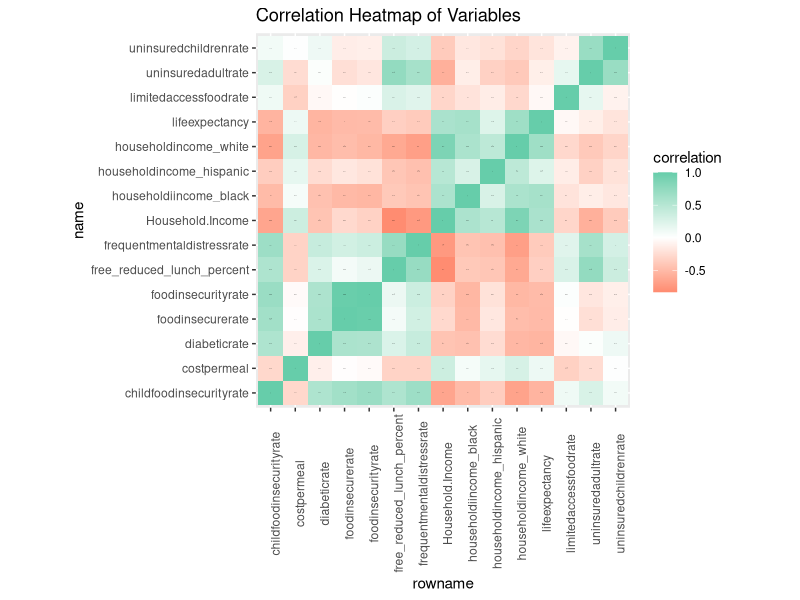
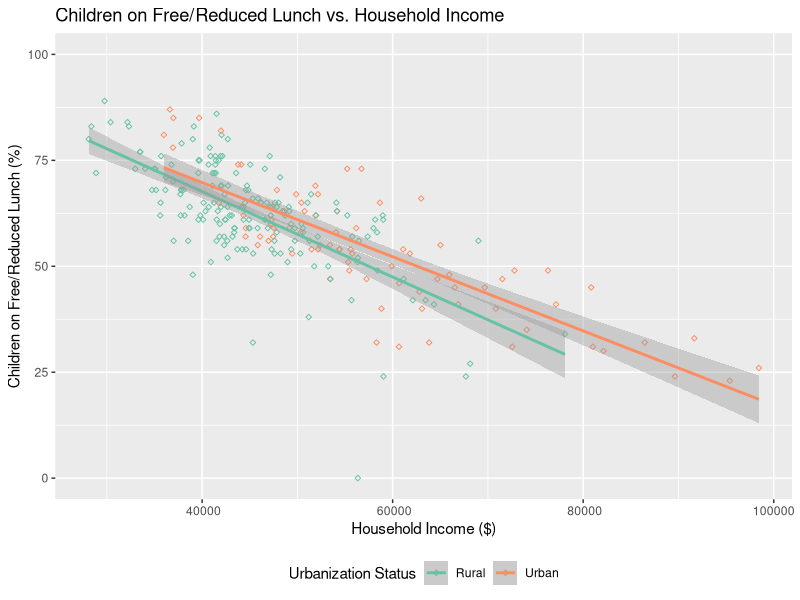
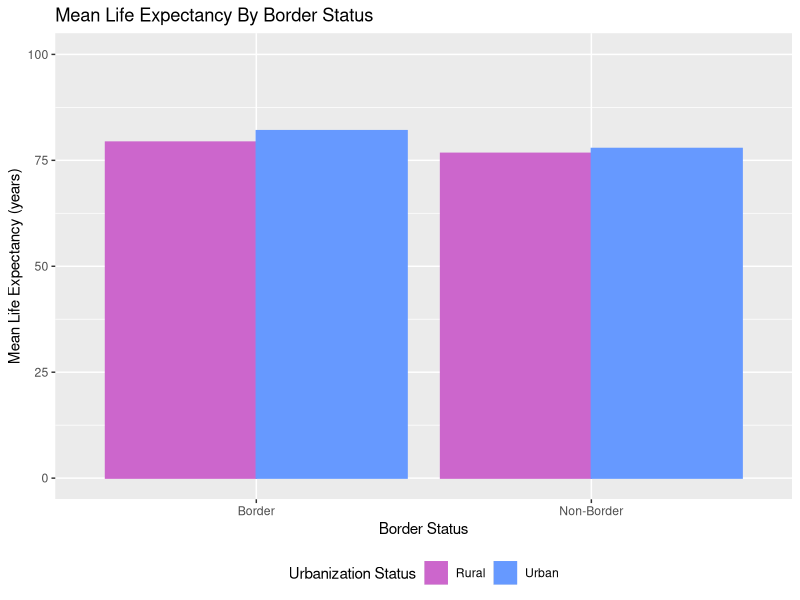
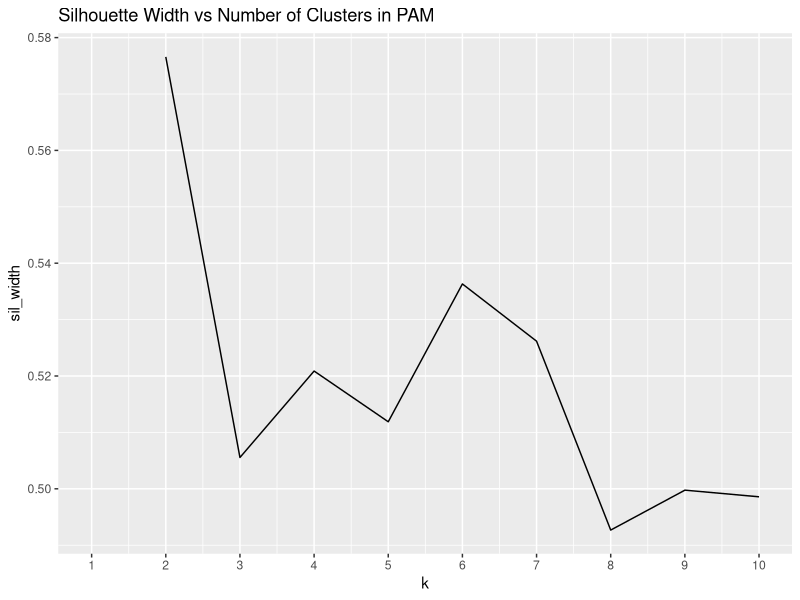
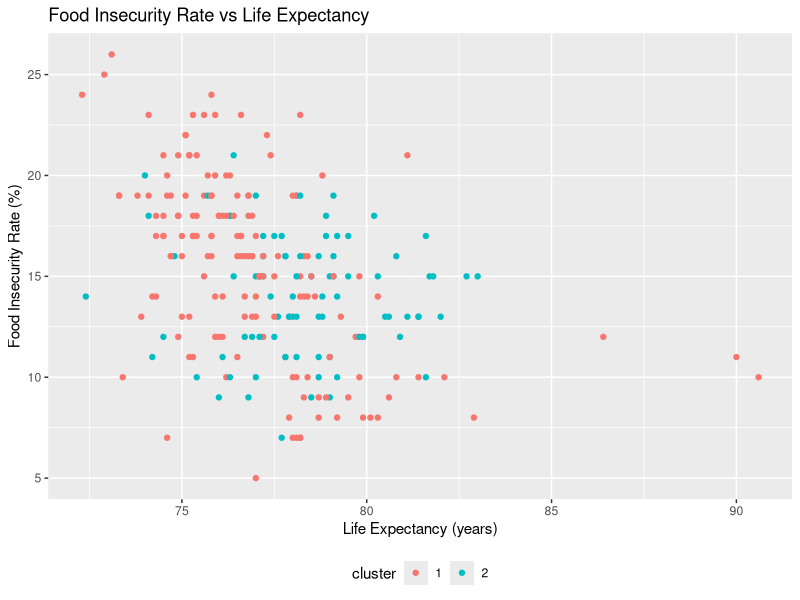
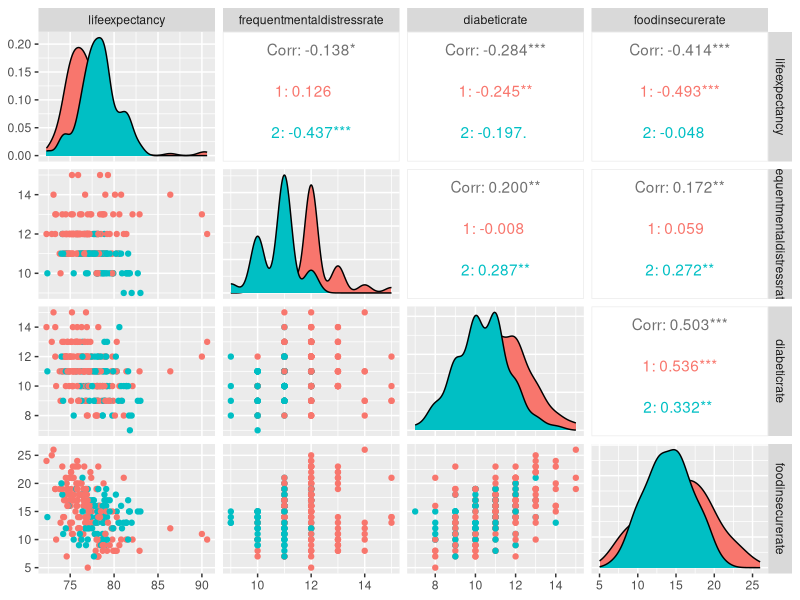

The R source for these figures, in order:
## ---- chunk 1
knitr::opts_chunk$set(echo = TRUE, eval = TRUE, fig.align = "center", warning = F, message = F,tidy=TRUE, tidy.opts=list(width.cutoff=60),
R.options=list(max.print=100))
## ---- chunk 2
library(tidyverse)
health= read.csv("health.csv")
mapmeal= read.csv("mapmeal.csv")
glimpse(health)
glimpse(mapmeal)
## ---- chunk 3
#Untidying "health" data#
health1 <-health %>% pivot_longer(c("uninsuredadultrate", "uninsuredchildrenrate"), 
names_to = "uninsured", values_to = "percentage uninsured") %>% glimpse()

#Tidying "health" data#
health1 %>% spread(key="uninsured", value= "percentage uninsured")

#Untidying "mapmeal" data#
mapmeal1<- mapmeal %>% pivot_longer(c("foodinsecurityrate", "childfoodinsecurityrate"), 
names_to= "food insecurity", 
values_to= "percentage food insecure") %>% glimpse()

#Tidying "health" data#
mapmeal1 %>% spread(key="food insecurity", value= "percentage food insecure")

## ---- chunk 4
joindata <-health %>% full_join(mapmeal, by=c("County"= "county"))
joindata %>% glimpse()

## ---- chunk 5

#Using Core dplyr Functions
smalljoindata<-joindata %>% mutate(foodcost_peryear= (costpermeal*3*365)) %>%
filter(lifeexpectancy >80) %>% 
select(County,lifeexpectancy, uninsuredadultrate,
foodcost_peryear, Household.Income,
border_status, urbanization, diabeticrate) %>% 
arrange(lifeexpectancy) %>% group_by(border_status)
joindata %>% summarize_all(function(x)sum(is.na(x)))


#Creating Summary Statistics
smalljoindata %>% summarize(mean_lifeexpectancy=
mean(lifeexpectancy, na.rm = T), 
sd_foodcost_year=sd(foodcost_peryear, na.rm = T), 
IQR_householdincome=IQR(Household.Income,
na.rm = T), number_counties=n_distinct(County),
min_householdincome=min(Household.Income), 
cor_foodcost_diabetes=cor(foodcost_peryear,
diabeticrate), 
median_uninsuredadultrate=median(uninsuredadultrate))

smalljoindata %>% 
group_by(urbanization, border_status) %>%
summarize(max(lifeexpectancy))

smalljoindata %>% group_by(urbanization) %>%
summarize(n_distinct(County))

smalljoindata %>% group_by(urbanization,
border_status) %>%
summarize(median(diabeticrate))

## ---- chunk 6
#Correlation Heatmap
matrixdata <- joindata%>% na.omit %>% select_if(is.numeric)
glimpse(cor(matrixdata))
heatmap <- cor(matrixdata) %>% 
as.data.frame %>% rownames_to_column %>%
pivot_longer(-1, names_to = "name", 
values_to = "correlation")
glimpse(heatmap)
library(ggplot2)
heatmap %>% ggplot(aes(rowname, name, fill=correlation))+
geom_tile()+ scale_fill_gradient2(low="coral1", mid="white",
high = "aquamarine3")+ geom_text(aes(label=round(correlation, 2)),
color="black", size= 0.3) + 
theme(axis.text.x = element_text(angle = 90)) + coord_fixed() +
ggtitle("Correlation Heatmap of Variables")


#Dot Plot for Percentage of Children on Free/Reduced Lunch and Household Income#
library(ggplot2)
ggplot(joindata, aes(x=Household.Income, 
y=free_reduced_lunch_percent, color=urbanization)) +
ggtitle("Children on Free/Reduced Lunch vs. Household Income") +
labs(y= "Children on Free/Reduced Lunch (%)", 
x = "Household Income ($)") + 
theme(legend.position = "bottom") +
geom_point(size=1, shape= 5) + 
geom_smooth(method='lm', formula=y~x) + 
scale_y_continuous(lim=c(0,100))+ 
scale_x_continuous(labels = function(x) format(x, scientific = FALSE))+
scale_color_brewer(palette = "Set2") + labs(color= "Urbanization Status")

#Bar Plot of Mean Life Expectancy By Border Status#
library(ggplot2)
ggplot(joindata, aes(x=border_status, y=lifeexpectancy,
color=urbanization)) +scale_color_manual(values=c("#CC66CC", "#6699FF"))+
scale_fill_manual(values=c("#CC66CC", "#6699FF"))+
geom_bar(aes(y=lifeexpectancy,fill= urbanization), 
stat="summary", fun.y="mean", position= "dodge") + 
scale_y_continuous(name= "Mean Life Expectancy (years)", 
(breaks=seq(0,150, 25)), lim=c(0,100))+
ggtitle("Mean Life Expectancy By Border Status") +
xlab("Border Status")+
theme(legend.position = "bottom") +
labs(color= "Urbanization Status") +
labs(fill= "Urbanization Status")
## ---- chunk 7
library(cluster)
pam_data <-joindata%>% select(lifeexpectancy, foodinsecurerate, Household.Income)
sil_width <-vector()
for (i in 2:10) {
  pam_fit <- pam(pam_data, k=i)
  sil_width[i] <-pam_fit$silinfo$avg.width
}
ggplot()+geom_line(aes(x=1:10,y=sil_width))+
scale_x_continuous(name="k",breaks=1:10) +
ggtitle("Silhouette Width vs Number of Clusters in PAM")

pam2 <- joindata %>% 
select(lifeexpectancy, foodinsecurerate,
Household.Income)%>% pam(2)
pam2
pam2$silinfo$avg.width

finalclust <-joindata %>% 
mutate(cluster=as.factor(pam2$clustering))
confmat3<- finalclust%>% group_by(border_status)%>%
count(cluster)%>% arrange(desc(n))%>%
pivot_wider(names_from = "cluster", 
values_from = "n", values_fill = list('n'=0))

ggplot(finalclust, aes(x=lifeexpectancy,
y=foodinsecurerate, color=cluster))+ geom_point()  +
ggtitle("Food Insecurity Rate vs Life Expectancy") +
labs(y= "Food Insecurity Rate (%)", 
x = "Life Expectancy (years)") + 
theme(legend.position = "bottom")

library(GGally)
ggpairs(finalclust, columns = 2:5,
aes(color= cluster))
